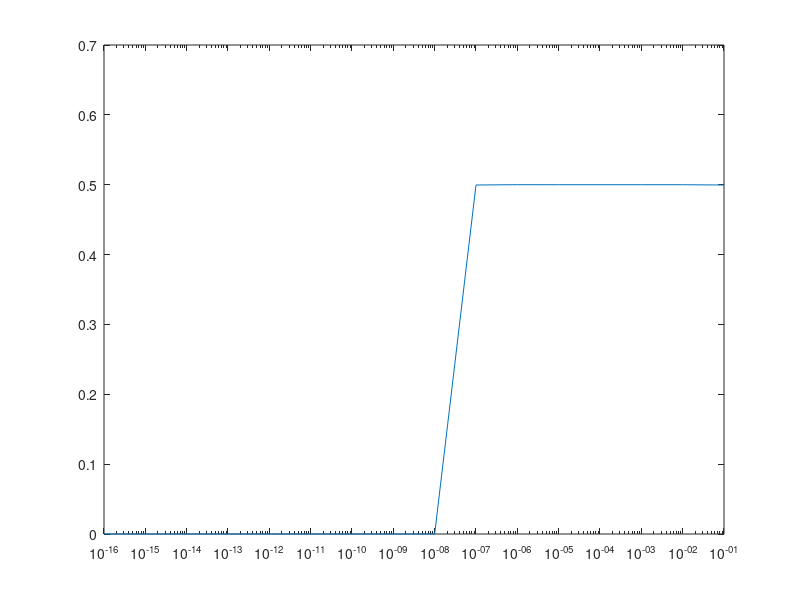

This figure's MATLAB source:
% homework1
% author: chuanlu
% 2016-03-02
format long
xx = 10 .^ [-1:-1:-16];
disp(xx)
yy = (1 - cos(xx)) ./ (xx .^ 2);
semilogx(xx, yy);
    